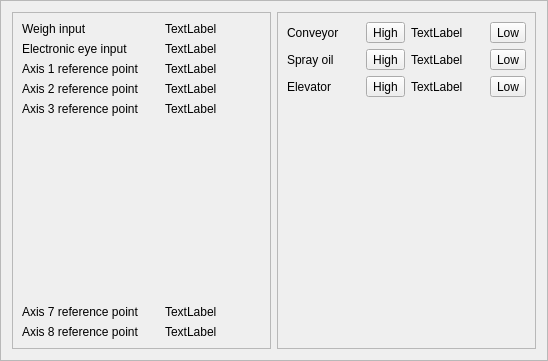
<?xml version="1.0" encoding="UTF-8"?>
<ui version="4.0">
 <class>HCManualFunctionFrame</class>
 <widget class="QFrame" name="HCManualFunctionFrame">
  <property name="geometry">
   <rect>
    <x>0</x>
    <y>0</y>
    <width>548</width>
    <height>361</height>
   </rect>
  </property>
  <property name="windowTitle">
   <string>Frame</string>
  </property>
  <property name="frameShape">
   <enum>QFrame::StyledPanel</enum>
  </property>
  <property name="frameShadow">
   <enum>QFrame::Raised</enum>
  </property>
  <layout class="QHBoxLayout" name="horizontalLayout">
   <item>
    <widget class="QFrame" name="frame">
     <property name="frameShape">
      <enum>QFrame::StyledPanel</enum>
     </property>
     <property name="frameShadow">
      <enum>QFrame::Raised</enum>
     </property>
     <layout class="QGridLayout" name="gridLayout">
      <item row="0" column="0">
       <widget class="QLabel" name="label">
        <property name="text">
         <string>Weigh input</string>
        </property>
       </widget>
      </item>
      <item row="0" column="2">
       <widget class="QLabel" name="weighInputSignaLabel">
        <property name="text">
         <string>TextLabel</string>
        </property>
       </widget>
      </item>
      <item row="1" column="0">
       <widget class="QLabel" name="label_2">
        <property name="text">
         <string>Electronic eye input</string>
        </property>
       </widget>
      </item>
      <item row="1" column="2">
       <widget class="QLabel" name="electronicEyeSignaLabel">
        <property name="text">
         <string>TextLabel</string>
        </property>
       </widget>
      </item>
      <item row="2" column="0">
       <widget class="QLabel" name="label_3">
        <property name="text">
         <string>Axis 1 reference point</string>
        </property>
       </widget>
      </item>
      <item row="2" column="2">
       <widget class="QLabel" name="axis1SignalLabel">
        <property name="text">
         <string>TextLabel</string>
        </property>
       </widget>
      </item>
      <item row="3" column="0">
       <widget class="QLabel" name="label_4">
        <property name="text">
         <string>Axis 2 reference point</string>
        </property>
       </widget>
      </item>
      <item row="3" column="2">
       <widget class="QLabel" name="axis2SignalLabel">
        <property name="text">
         <string>TextLabel</string>
        </property>
       </widget>
      </item>
      <item row="4" column="0">
       <widget class="QLabel" name="label_5">
        <property name="text">
         <string>Axis 3 reference point</string>
        </property>
       </widget>
      </item>
      <item row="4" column="2">
       <widget class="QLabel" name="axis3SignalLabel">
        <property name="text">
         <string>TextLabel</string>
        </property>
       </widget>
      </item>
      <item row="5" column="1">
       <spacer name="verticalSpacer_2">
        <property name="orientation">
         <enum>Qt::Vertical</enum>
        </property>
        <property name="sizeHint" stdset="0">
         <size>
          <width>20</width>
          <height>105</height>
         </size>
        </property>
       </spacer>
      </item>
      <item row="6" column="0">
       <widget class="QLabel" name="label_6">
        <property name="text">
         <string>Axis 7 reference point</string>
        </property>
       </widget>
      </item>
      <item row="6" column="2">
       <widget class="QLabel" name="axis7SignalLabel">
        <property name="text">
         <string>TextLabel</string>
        </property>
       </widget>
      </item>
      <item row="7" column="0">
       <widget class="QLabel" name="label_7">
        <property name="text">
         <string>Axis 8 reference point</string>
        </property>
       </widget>
      </item>
      <item row="7" column="2">
       <widget class="QLabel" name="axis8SignalLabel">
        <property name="text">
         <string>TextLabel</string>
        </property>
       </widget>
      </item>
     </layout>
    </widget>
   </item>
   <item>
    <widget class="QFrame" name="frame_2">
     <property name="frameShape">
      <enum>QFrame::StyledPanel</enum>
     </property>
     <property name="frameShadow">
      <enum>QFrame::Raised</enum>
     </property>
     <layout class="QGridLayout" name="gridLayout_2">
      <item row="0" column="0">
       <widget class="QLabel" name="label_8">
        <property name="text">
         <string>Conveyor</string>
        </property>
       </widget>
      </item>
      <item row="0" column="1">
       <widget class="QToolButton" name="conveyorHighToolButton">
        <property name="text">
         <string>High</string>
        </property>
       </widget>
      </item>
      <item row="0" column="2">
       <widget class="QLabel" name="conveyorSignalLabel">
        <property name="text">
         <string>TextLabel</string>
        </property>
       </widget>
      </item>
      <item row="0" column="3">
       <widget class="QToolButton" name="converorLowToolButton">
        <property name="text">
         <string>Low</string>
        </property>
       </widget>
      </item>
      <item row="1" column="0">
       <widget class="QLabel" name="label_9">
        <property name="text">
         <string>Spray oil</string>
        </property>
       </widget>
      </item>
      <item row="1" column="1">
       <widget class="QToolButton" name="sprayOilHighToolButton">
        <property name="text">
         <string>High</string>
        </property>
       </widget>
      </item>
      <item row="1" column="2">
       <widget class="QLabel" name="sprayOilSignalLabel">
        <property name="text">
         <string>TextLabel</string>
        </property>
       </widget>
      </item>
      <item row="1" column="3">
       <widget class="QToolButton" name="sprayOilLowToolButton">
        <property name="text">
         <string>Low</string>
        </property>
       </widget>
      </item>
      <item row="2" column="0">
       <widget class="QLabel" name="label_10">
        <property name="text">
         <string>Elevator</string>
        </property>
       </widget>
      </item>
      <item row="2" column="1">
       <widget class="QToolButton" name="elevatorHighToolButton">
        <property name="text">
         <string>High</string>
        </property>
       </widget>
      </item>
      <item row="2" column="2">
       <widget class="QLabel" name="elevatorSignalLabel">
        <property name="text">
         <string>TextLabel</string>
        </property>
       </widget>
      </item>
      <item row="2" column="3">
       <widget class="QToolButton" name="elevatorLowToolButton">
        <property name="text">
         <string>Low</string>
        </property>
       </widget>
      </item>
      <item row="3" column="1">
       <spacer name="verticalSpacer">
        <property name="orientation">
         <enum>Qt::Vertical</enum>
        </property>
        <property name="sizeHint" stdset="0">
         <size>
          <width>20</width>
          <height>159</height>
         </size>
        </property>
       </spacer>
      </item>
     </layout>
    </widget>
   </item>
  </layout>
 </widget>
 <resources/>
 <connections/>
</ui>
